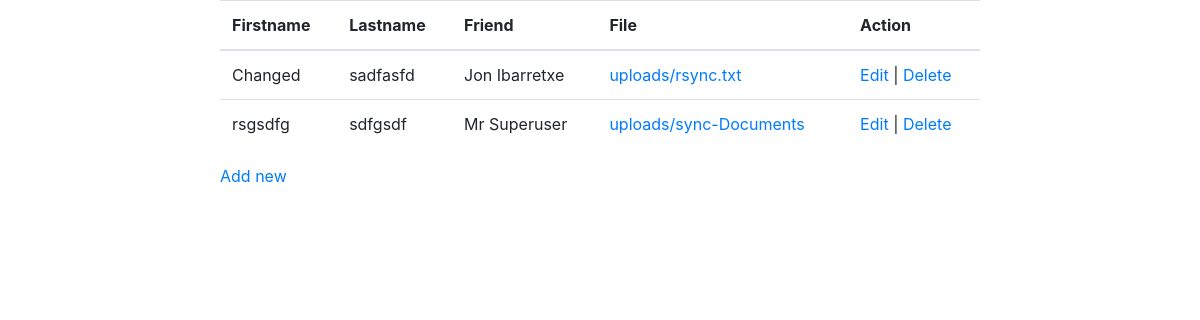
/crudapp/, run on an earlier commit of the app's database.
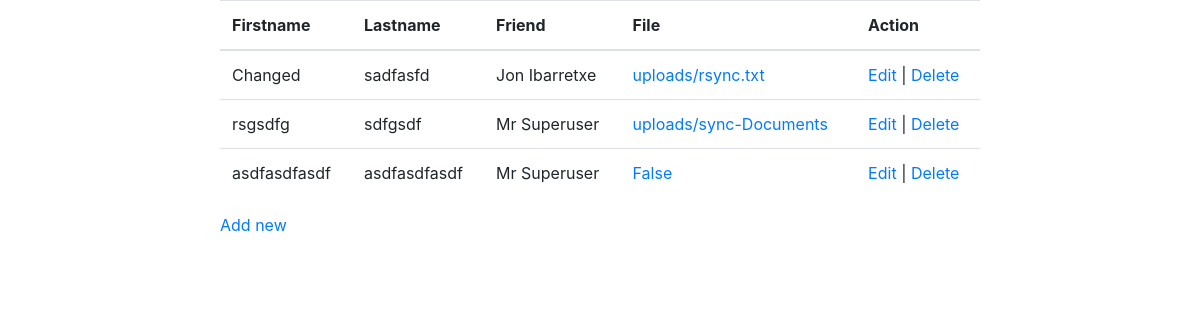
And on a later commit of the database.
### crudapp/models.py (models this page shows, shortened)
class Member(models.Model):
    firstname = models.CharField(max_length=40)
    lastname = models.CharField(max_length=40)
    friendname = models.ForeignKey(settings.AUTH_USER_MODEL, on_delete=models.CASCADE)
    file = models.FileField(upload_to='uploads/', blank=True) # File is automatically uploaded to MEDIA_ROOT/uploads/

class User(AbstractUser):
    birth_date = models.DateField(null=True, blank=True)

### crudapp/views.py (the view)
# urls.py: path('', views.index, name='index'),
def index(request):
    members = Member.objects.all()
    context = {'members': members}
    return render(request, 'crudapp/index.html', context)

### crudapp/templates/crudapp/index.html
{% extends 'crudapp/base_generic.html' %}
{% block content %}
<div class="container">
	<table class="table">
		<thead>
			<tr>
			<th>Firstname</th>
			<th>Lastname</th>
			<th>Friend</th>
			<th>File</th>
			<th>Action</th>
			</tr>
		</thead>
		<tbody>
			{% for member in members %}
			<tr>
				<td>{{ member.firstname }}</td>
				<td>{{ member.lastname }}</td>
				<td>{{ member.friendname.get_full_name }}</td>
				<td><a href="{{ MEDIA_URL }}{{ member.file }}">{{ member.file }}</a></td>
				<td><a href="edit/{{ member.id }}">Edit</a> | <a href="delete/{{ member.id }}">Delete</a></td>
			</tr>
			{% endfor %}
		</tbody>
	</table>
	<a href="create/">Add new</a>
</div>
{% endblock %}

What changed in the data, as far as the page shows it:
added Member: firstname "asdfasdfasdf", lastname "asdfasdfasdf", friendname.get_full_name "Mr Superuser", file "False"
